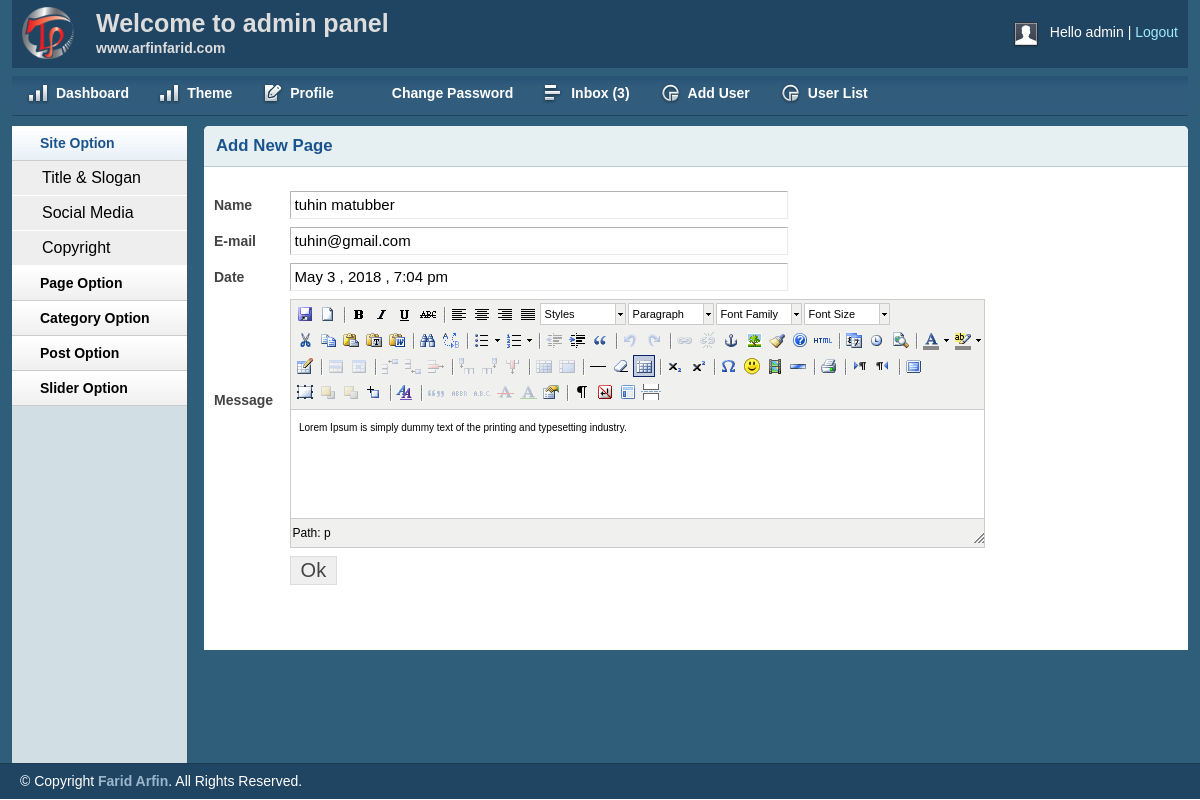
/admin/viewmsg.php?msgid=6 (signed in), run on the app's committed database.
### tables this page shows
CREATE TABLE `tbl_contact` (
  `con_id` int(11) NOT NULL,
  `firstname` varchar(60) NOT NULL,
  `lastname` varchar(60) NOT NULL,
  `email` varchar(60) NOT NULL,
  `message` text NOT NULL,
  `status` int(11) NOT NULL DEFAULT '0',
  `date` timestamp NOT NULL DEFAULT CURRENT_TIMESTAMP
);

### lib/Database.php (called while the page is built, shortened)
<?php
	Class Database{
		public $host   = DB_HOST;
		public $user   = DB_USER;
		public $pass   = DB_PASS;
		public $dbname = DB_NAME;
		public $link;
		public function connectDb(){
			$this->link = new mysqli($this->host,$this->user,$this->pass,$this->dbname);
		}
		public function select($query){
			$result = $this->link->query($query) or die($this->link->error.__line__);
			if($result->num_rows > 0){
				return $result;
			}
			else{
				return false;
			}
		}
	}
?>

### helpers/format.php (called while the page is built, shortened)
<?php
	Class Format{
		public function formatDate($date){
			return date("F j , Y , g:i a" , strtotime($date));
		}
	}
?>

### admin/viewmsg.php (the view, shortened to what this page needs)
<?php include 'inc/header.php' ?>
<?php include 'inc/sidebar.php' ?>
<?php
                if(!isset($_GET['msgid']) || $_GET['msgid'] == null){
                    echo "<script>window.location = 'inbox.php';</script>";
                }
                else
                {
                    $viewid = $_GET['msgid'];
                }
?>
        <div class="grid_10">
            <div class="box round first grid">
                <h2>Add New Page</h2>
                <div class="block">
                 <form action="" method="post">
                    <?php
                            $query = "SELECT * FROM tbl_contact WHERE con_id='$viewid'";
                            $viewmsg = $db->select($query);
                            if($viewmsg){
                                while ($result = $viewmsg->fetch_assoc()) {
                ?>
                    <table class="form">
                        <tr>
                            <td>
                                <label>Name</label>
                            </td>
                            <td>
                                <input type="text" readonly value="<?php echo $result['firstname'].' '.$result['lastname']; ?>" class="medium" />
                            </td>
                        </tr>
                         <tr>
                            <td>
                                <label>E-mail</label>
                            </td>
                            <td>
                                <input type="text" readonly value="<?php echo $result['email'];?>" class="medium" />
                            </td>
                        </tr>
                         <tr>
                            <td>
                                <label>Date</label>
                            </td>
                            <td>
                                <input type="text" readonly value="<?php echo $fm->formatDate($result['date']);?>" class="medium" />
                            </td>
                        </tr>
                        <tr>
                            <td>
                                <label>Message</label>
                            </td>
                            <td>
                            </td>
                        </tr>
						<tr>
                            <td></td>
                            <td>
                                <input type="submit" name="submit" Value="Ok" />
                            </td>
                        </tr>
                    </table>
                    <?php } }?>
                    </form>
                </div>
            </div>
        </div>
<?php include 'inc/footer.php' ?>

### admin/css/layout.css (style rules this page uses)
body { background: #fff none repeat scroll 0 0; color: #444; font-size: 14px; padding: 0; }
h1, h2, h3, h4, h5, h6 { line-height:1.2em; margin-bottom:.3em; }
h2 { margin-top:1em; }
.box { background:#fff; margin-bottom:20px; padding:10px 10px 10px 10px; margin-left:-8px; }
.box.grid { padding-bottom:40px; }
.box.round { -moz-border-radius: 5px 5px 0px 0px; -webkit-border-radius: 5px 5px 0px 0px; border-radius: 5px 5px 0px 0px; }
.box h2 { font-size:1.2em; font-weight:bold; color:#1B548D; background:#E6F0F3; margin:-10px -10px 0 -10px; padding:10px 12px; border-bottom:1px solid #B3CBD6; -moz-border-radius: 5px 5px 0px 0px; -webkit-border-radius: 5px 5px 0px 0px; border-radius: 5px 5px 0px 0px; }
.box.first { min-height: 406px; }
.block { padding-top:20px; }
table.form { width:100%; }
table.form td { padding:4px 0px; }
table.form label { font-weight:bold; }
table.form input, table.form select { font-size: 15px; padding: 4px 4px 5px 4px; border-top: 1px solid #b3b3b3; border-left: 1px solid #b3b3b3; border-right: 1px solid #eaeaea; border-bottom: 1px solid #eaeaea; }
table.form input[type="submit"] { border: 1px solid #ddd; color: #444; cursor: pointer; font-size: 20px; padding: 2px 10px; }
input.medium { width: 55%; }
.block { padding-bottom:1px; }

### admin/js/tiny-mce/themes/advanced/skins/default/content.css (style rules this page uses)
body, td, pre { color:#000; font-family:Verdana, Arial, Helvetica, sans-serif; font-size:10px; margin:8px; }
body { background:#FFF; }
h2 { font-size: 1.5em }
table, img, hr, .mceItemAnchor { cursor:default }
table td, table th { cursor:text }

### data on the page
tbl_contact: firstname+lastname "tuhin matubber", email "tuhin@gmail.com", date "May 3 , 2018 , 7:04 pm"

### other printed values
Session::get('username') "admin"
$count "3"
